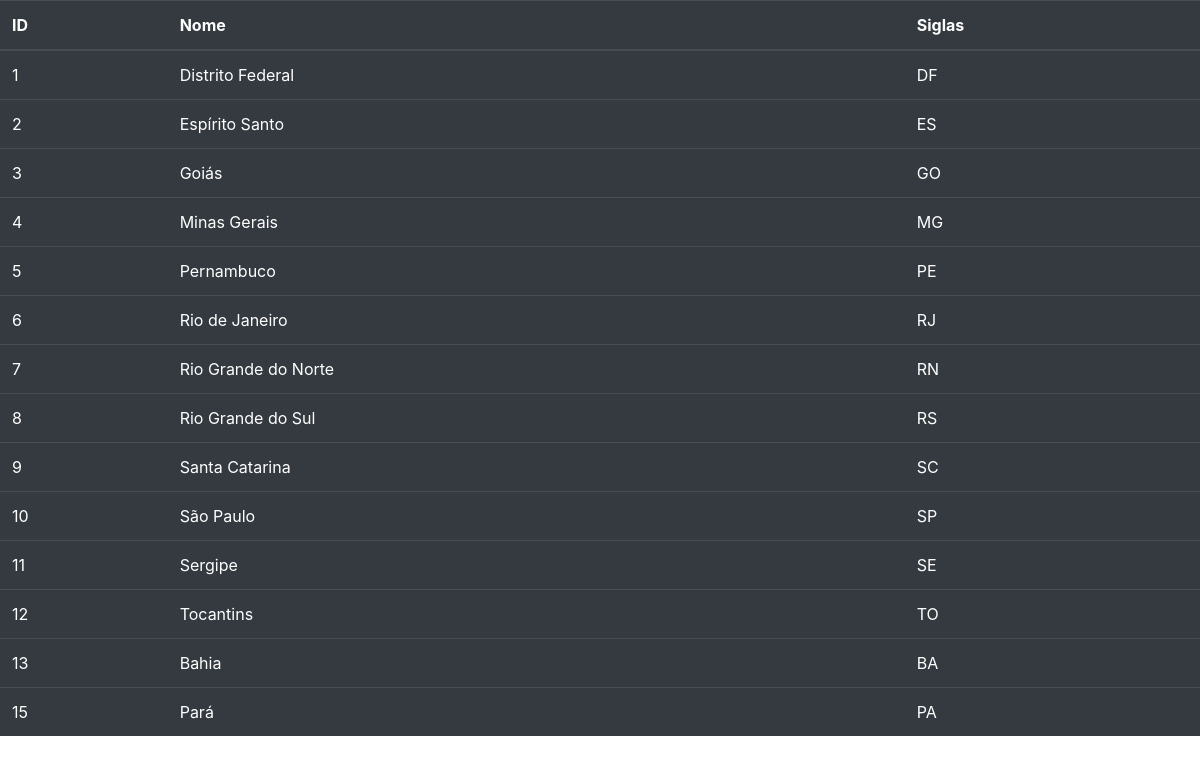
The page / on the database its author committed.
### tables this page shows
CREATE TABLE "estados" ("id" integer not null primary key autoincrement, "nome" varchar not null, "sigla" varchar not null, "created_at" datetime null, "updated_at" datetime null);

### index.php (called while the page is built)
<?php
require_once './connection.php';
$estado = $connection -> query("SELECT * FROM estados");
require_once './estado.php';

### estado.php (the view, shortened to what this page needs)
<!DOCTYPE html>
<html lang="pt-BR">
<head>
    <link rel="stylesheet" href="https://cdn.jsdelivr.net/npm/bootstrap@4.6.0/dist/css/bootstrap.min.css">
</head>
<body>
        <table  id="tabela" class="table table-dark ">
        <thead>
            <tr >
                <th>ID</th>
                <th>Nome</th>
                <th>Siglas</th>
            </tr>
        </thead>
            <tbody>
                <?php
                while ($est = $estado->fetch()) {
                    echo "<tr>" .
                        "<td>" . $est["id"] . "</td> "
                        . "<td>" . $est["nome"] . "</td> "
                        . "<td>" . $est["sigla"] . "</td> "
                        . "</tr>";
                }
                ?>
            </tbody>
        </table>
</body>
</html>

### rows shown on the page
estados: id "1", nome "Distrito Federal", sigla "DF"
estados: id "2", nome "Espírito Santo", sigla "ES"
estados: id "3", nome "Goiás", sigla "GO"
estados: id "4", nome "Minas Gerais", sigla "MG"
estados: id "5", nome "Pernambuco", sigla "PE"
estados: id "6", nome "Rio de Janeiro", sigla "RJ"
estados: id "7", nome "Rio Grande do Norte", sigla "RN"
estados: id "8", nome "Rio Grande do Sul", sigla "RS"
estados: id "9", nome "Santa Catarina", sigla "SC"
estados: id "10", nome "São Paulo", sigla "SP"
estados: id "11", nome "Sergipe", sigla "SE"
estados: id "12", nome "Tocantins", sigla "TO"
estados: id "13", nome "Bahia", sigla "BA"
estados: id "15", nome "Pará", sigla "PA"
